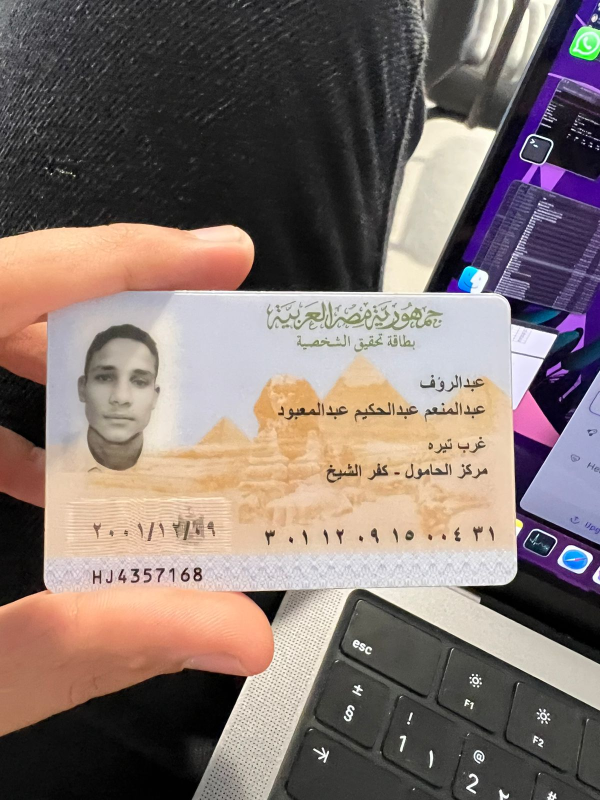
#> input picture uploaded_images/WhatsApp Image 2023-11-01 at 2.01.58 PM.jpeg, 1200 x 1600 px (shown at 1/2 size)
$ python -i main.py   (imports and definitions only)
#> lines starting #> are read from the running program, lines starting #| are printed output that depends on the picture
import cv2
import numpy as np
import math
from ultralytics import YOLO
# load card segmentation model
# [1 line that did not run here, left out]
# [1 line that did not run here, left out]
# [1 line that did not run here, left out]
# [1 line that did not run here, left out]
# [1 line that did not run here, left out]
# [71 lines left out: functions get_card_vertices, crop_vertices, not called in this run]
def crop_card(src):
    """
    This function takes image for front or back side of national id card then return with cropped national id card with fixed size.
    Parameters:
        src (MatLike): The src image.
    Returns:
        card (MatLike) : The cropped card image, in case of there is no card the output will be (None).
    """
    # get the coordinates of the quadrilateral card card_vertices
    card_vertices = get_card_vertices(src, model= card_model)
    if card_vertices is None:
        return src
    # crop card and put it in the standard size
    card_img = crop_vertices(src, card_vertices, out_size= (840, 530))
    return card_img
# [34 lines that did not run here, left out]
def crop_id (img):
    # Load the image you want to run detection on
    image = img.copy()
    # image = crop_card(image)
    results = id_model(image)
    # The results object is a list with a Results object.
    result = results[0]
    if len(result.boxes.xyxy) == 0:
        return img
    # Get the bounding box tensor
    bbox_tensor = result.boxes.xyxy[0]
    # Check if bbox_tensor is indeed a 1D tensor with four values
    if bbox_tensor.ndim == 1 and bbox_tensor.shape[0] == 4:
        # Unpack the bounding box coordinates
        x1, y1, x2, y2 = bbox_tensor.cpu().numpy()
        # Crop the image within the bounding box
        cropped_image = image[int(y1):int(y2), int(x1):int(x2)]
        return cropped_image
    else:
        print("Unexpected bbox_tensor dimensions:", bbox_tensor.shape)
        return img
# [34 lines that did not run here, left out]

def card_flipper(img):
    # Perform inference
    results = flipping_model(img)
    # Inspect the first element of the results list
    first_result = results[0]
    boxes = results[0].boxes.xywh# Assuming the boxes are in xywh format
    classes = results[0].boxes.cls
    x_coords_with_classes = [ (box[0], flipping_model.names[int(c)]) for box, c in zip(boxes, classes) ]
    # Sort this list based on the x-coordinate
    sorted_classes = [ cls for _, cls in sorted(x_coords_with_classes, key=lambda x: x[0]) ]
    if sorted_classes == []:
        return img
    if sorted_classes[0] =='n-b' or sorted_classes[0] == 'n-f' :
        return img
    else:
        img = cv2.rotate(img, cv2.ROTATE_180)
        return img
def read_id(img):
    # Extract segmented ID Card
    card_cropped = crop_card(img)
    # Flip the card
    card_flipped = card_flipper(card_cropped)
    # Try to read the full card first
    # If successful, return the result
    id_cropped = crop_id(card_flipped)
    if id_cropped.any() == 'No ID Placement found':
        return 'Try Again'
    id_cropped = cv2.resize(id_cropped, (416,416))
    ID_NUMBER = read_image(id_cropped)
    # Check if the full card reading is successful
    if ID_NUMBER == "Please, Re-Take the ID Card":
        full_card_result = read_full_card(card_flipped)
        return full_card_result
    else:
        return ID_NUMBER


>>> import cv2
>>> picture = cv2.imread('uploaded_images/WhatsApp Image 2023-11-01 at 2.01.58 PM.jpeg', cv2.IMREAD_GRAYSCALE)
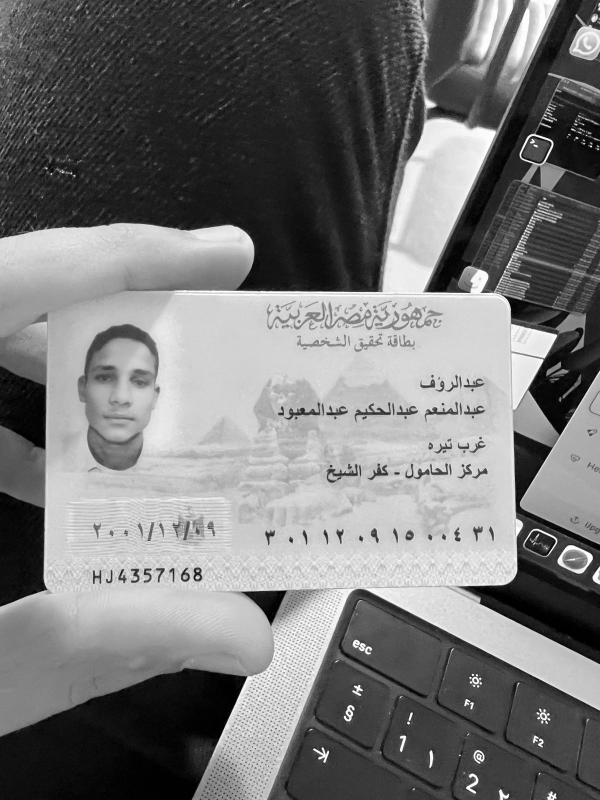
#> picture: shape (1600, 1200) (shown at 1/2 size); min 0, max 255, mean 118.2
#> (the run stopped early here; a loop or call above may not have finished)
